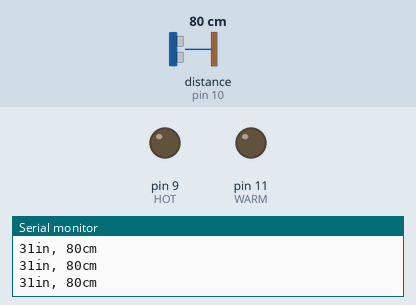
Bench run of a sketch on a simulated Arduino Uno, built with avr-gcc and run on an emulated ATmega328P. Shown: output pins drawn as LEDs (lit = HIGH), the last lines printed to the serial monitor. Wiring (inferred from the names in the program): ultrasonic range finder: trigger pin 8; echo pin 10. The test bench sets the inputs (shaded band); at power-on: distance to the obstacle (sensor on pin 10) 80 cm. The echo pulse lasts 58.3 µs per cm; pins used as bus, display or sensor lines are not drawn.

Above: at 1.2 s.
1.3 s: distance to the obstacle (sensor on pin 10) set to 57 cm
4.3 s: distance to the obstacle (sensor on pin 10) set to 46 cm
At 4.9 s:
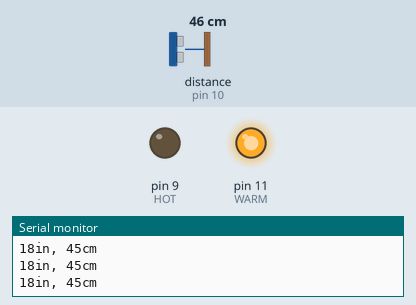
5.8 s: distance to the obstacle (sensor on pin 10) set to 28 cm
7.3 s: distance to the obstacle (sensor on pin 10) set to 24 cm
At 7.9 s:
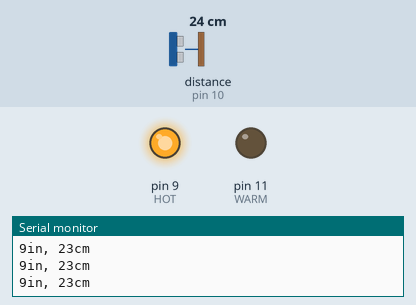
8.8 s: distance to the obstacle (sensor on pin 10) set to 60 cm
At 10.0 s:
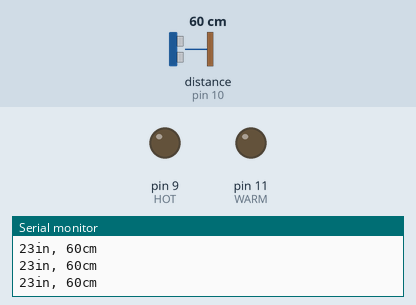
10.3 s: distance to the obstacle (sensor on pin 10) set to 2 cm
At 11.2 s:
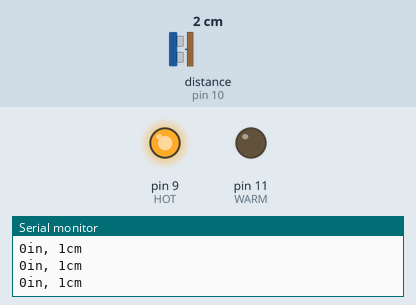
Timing chart, 0 to 12.8 s (numbered marks = the images above; inputs shaded):
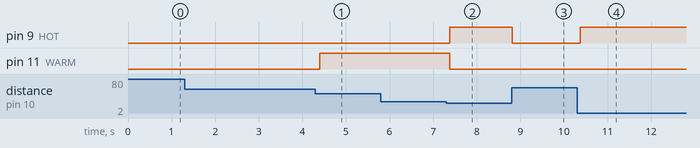

Measured:
- the behaviour switches between 52 and 51 cm on distance to the obstacle (sensor on pin 10) (found by bisection; images 0 and 1)
- the behaviour switches between 27 and 26 cm on distance to the obstacle (sensor on pin 10) (found by bisection; images 1 and 2)
- after the input at 4.3 s, pin 11 (WARM): LOW → HIGH after 0.10 s
- after the input at 7.3 s, pin 9 (HOT): LOW → HIGH after 0.08 s; pin 11 (WARM): HIGH → LOW after 0.08 s
- after the input at 8.8 s, pin 9 (HOT): HIGH → LOW at once
- after the input at 10.3 s, pin 9 (HOT): LOW → HIGH after 0.08 s

The sketch:

HCSR04ThreeLights.ino
```cpp
/*
  Sketch to test the HC-SR04 distance sensor and provide visual feedback
  using LEDs to represent distance ranges.

  Written by Mark A. Heckler
  mark.heckler@gmail.com, @MkHeck
  http://www.thehecklers.org

  All rights reserved, but please feel free to use in any way with attribution!
*/

// Define the pins we use on the Arduino to send (Trigger) & receive (Echo)
#define TRIG_PIN 8
#define ECHO_PIN 10

// Define the pins for the visual (LED) display. As the sensed object
// gets closer, we go from COLD to WARM and finally, to HOT!
#define COLD 13
#define WARM 11
#define HOT 9

void setup() {
  pinMode(TRIG_PIN, OUTPUT); // Set up trigger pin...
  pinMode(ECHO_PIN, INPUT); // ...and echo pin

  pinMode(COLD, OUTPUT);
  pinMode(WARM, OUTPUT);
  pinMode(HOT, OUTPUT);

  // Initialize serial communication
  Serial.begin(9600);
}

void loop()
{
  // Establish variables for duration of the ping and the distance calculated
  // in inches & centimeters
  long duration, inches, cm;

  // The ping is triggered by a HIGH pulse of 2 or more microseconds.
  // Send a short LOW pulse beforehand to ensure a clean HIGH pulse.
  digitalWrite(TRIG_PIN, LOW);
  delayMicroseconds(2);
  digitalWrite(TRIG_PIN, HIGH);
  delayMicroseconds(5);
  digitalWrite(TRIG_PIN, LOW);

  // Now read the signal from the echo pin: a HIGH pulse whose duration is
  // the time (in microseconds) from the sending of the ping to the reception
  // of its echo off of an object.
  duration = pulseIn(ECHO_PIN, HIGH);

  // convert the time into a distance
  inches = microsecondsToInches(duration);
  cm = microsecondsToCentimeters(duration);

  if (cm > 50) {
    lightEmUp(COLD);
  } else if (cm > 25) {
    lightEmUp(WARM);
  } else {
    lightEmUp(HOT);
  }

  Serial.print(inches);
  Serial.print("in, ");
  Serial.print(cm);
  Serial.print("cm");
  Serial.println();

  delay(100);
}

long microsecondsToInches(long microseconds)
{
  /*
    According to Parallax's datasheet, there are 73.746 microseconds per inch,
    i.e. sound travels at 1130 feet/second. This gives the distance travelled
    by the ping, outbound and return, so we divide by 2 to get the distance
    of the sensed object.
  */
  return microseconds / 73.746 / 2;
}

long microsecondsToCentimeters(long microseconds)
{
  /*
    The speed of sound is 340 m/s or 29 microseconds per centimeter.
    The ping travels out and back, so to find the distance of the
    object, we take half of the distance travelled.
  */
  return microseconds / 29 / 2;
}

void lightEmUp(int whichLED) {
  // Extinguish all first
  digitalWrite(COLD, LOW);
  digitalWrite(WARM, LOW);
  digitalWrite(HOT, LOW);

  // Light up the appropriate LED
  digitalWrite(whichLED, HIGH);
}
```
